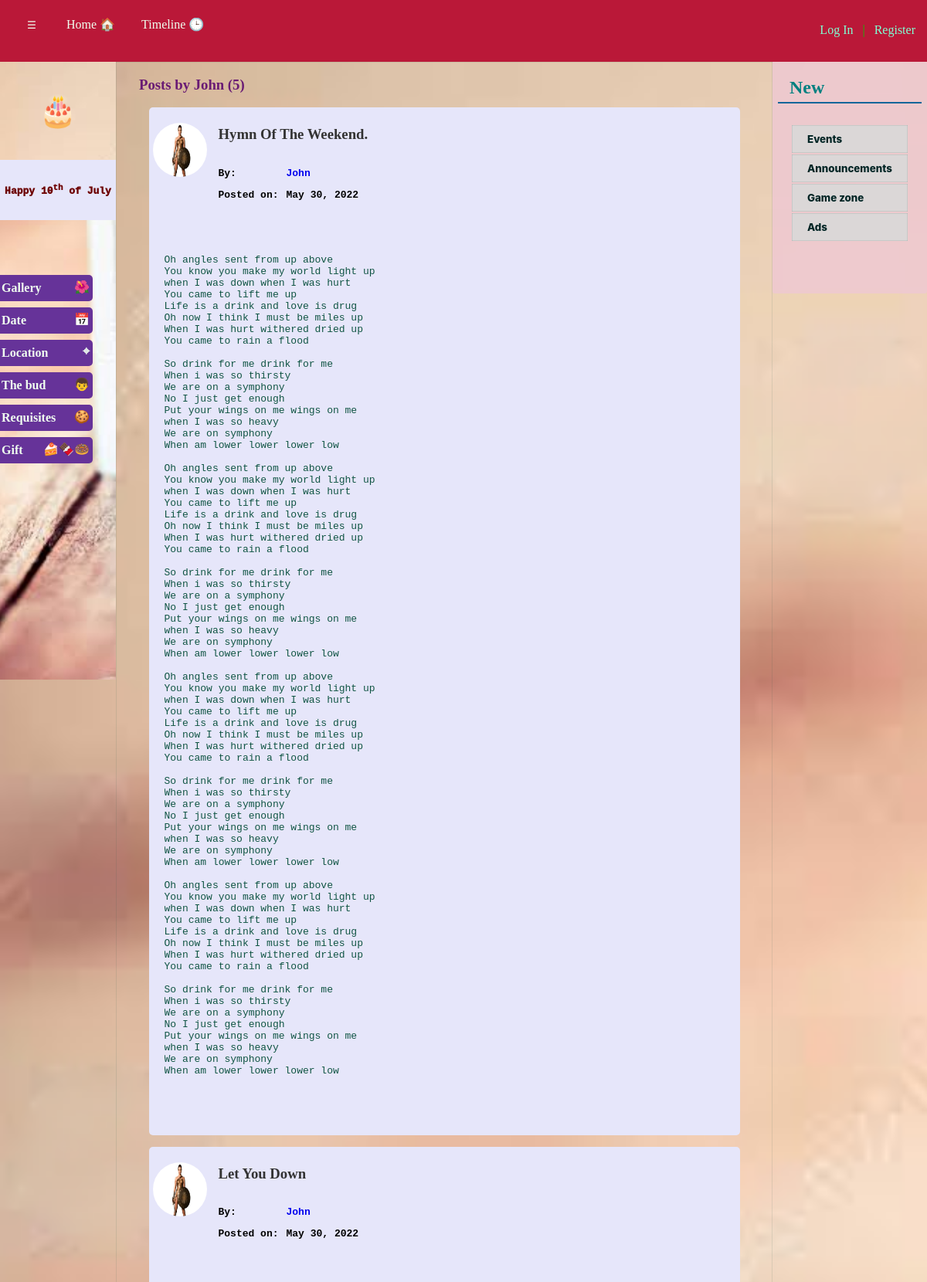
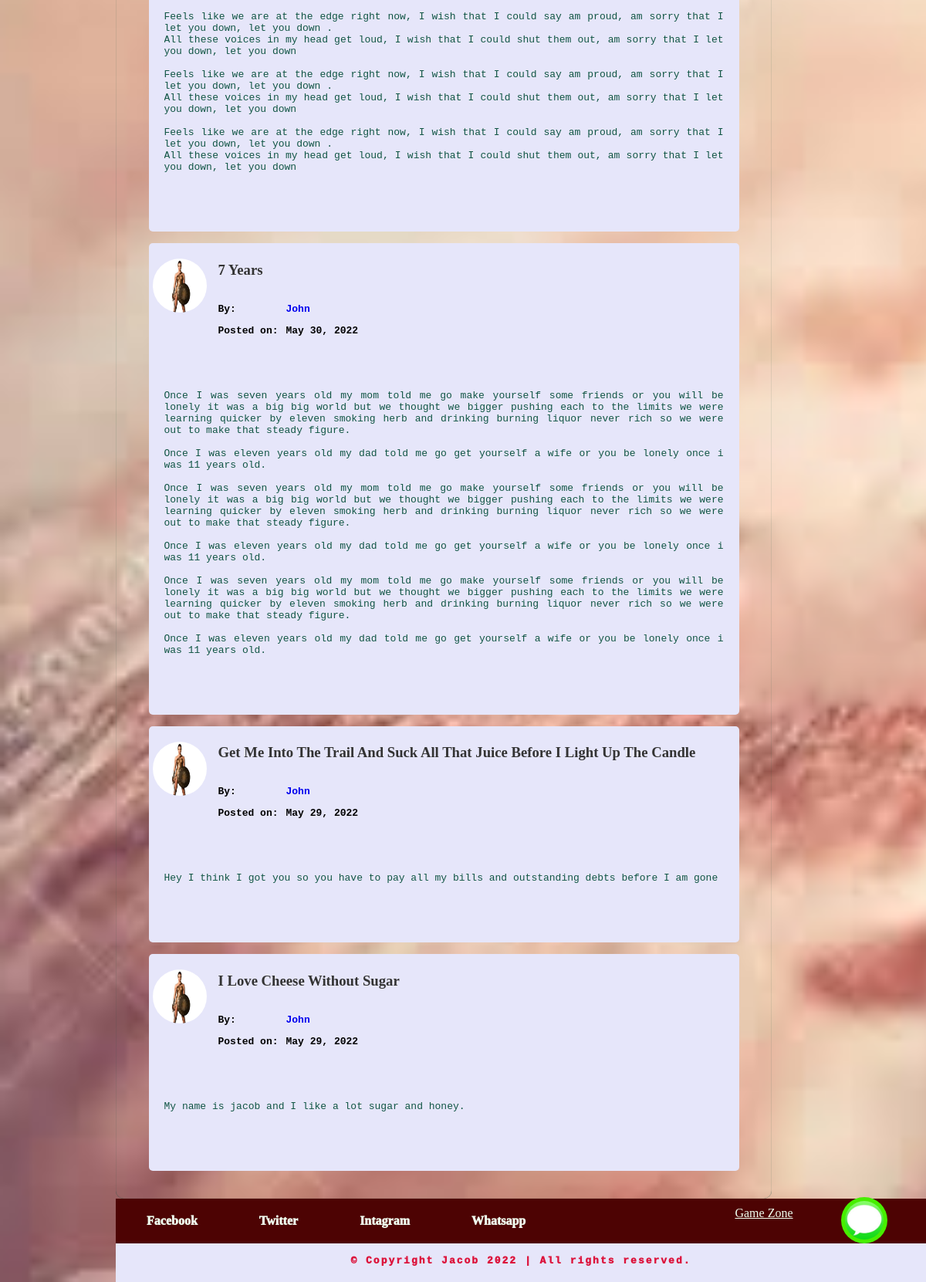
/user/John, run on the app's committed database (2 pictures, top to bottom).
### blog/models.py (models this page shows, shortened)
class Post(models.Model):
	title = models.CharField(max_length = 100)
	content = models.TextField()
	date_posted = models.DateTimeField(default=timezone.now)
	author = models.ForeignKey(User, on_delete=models.CASCADE)

### users/models.py (models this page shows, shortened)
class Profile(models.Model):
	user = models.OneToOneField(User, on_delete=models.CASCADE)
	image = models.ImageField(default='default.jpg', upload_to='profile_pics')

### blog/views.py (the view)
# urls.py: path('user/<str:username>', UserPostListView.as_view(), name='user-posts'),
class UserPostListView(ListView):
	model = Post
	template_name = 'blog/user_posts.html'
	context_object_name = 'posts'
	ordering = ['-date_posted']
	paginate_by = 5
	def get_queryset(self):
		user = get_object_or_404(User, username=self.kwargs.get('username'))
		return Post.objects.filter(author=user).order_by('-date_posted')

### blog/templates/blog/user_posts.html (shortened to what this page needs)
{% extends "blog/base.html" %}
{% block content %}
<h3 style="color: rgb(105, 27, 116); margin-left: 30px;">
    Posts by {{ view.kwargs.username }} ({{ page_obj.paginator.count }})
</h3>
	  {% for post in posts %}
      <div class="pos_cont">
		   <div class="cont">
		   		<div class="image">
		   			<img src="{{ post.author.profile.image.url }}" class="imaged">
		   		</div>
		   		<div>
		   			<h3 style="margin-left: 15px;">
						<a href="{% url 'post-detail' post.id %}" class="pos_title">
		   					{{ post.title }}
		   				</a>
					</h3>
		  			<div class="cont">
		  				<div class="pre_author author">
		  					<p>By:</p>
		  					<p>Posted on:</p>
		  				</div>
		  				<div class="author">
		  					<a href="{% url 'profile' %}"><p>{{ post.author }}</p></a>
		  					<p>{{ post.date_posted|date:"F d, Y" }}</p>
		  				</div>
		  			</div>
		   		</div>
		   </div>
		  	<div style="padding: 15px; width: 100%; text-align: justify; color: #154;">
		  		<pre style="text-overflow: clip; overflow: hidden; white-space: pre-wrap;">
		  			<p>{{ post.content}}</p>
		  		</pre>
		  	</div>
		</div>
	  {% endfor %}
	  <br>
	  <br>
{% endblock content %}

### blog/static/blog/main.css (style rules this page uses)
* { box-sizing: border-box; transition-duration: .4s; }
body { margin: 0; padding: 0; display: flex; flex-direction: column; min-height: 100vh; text-align: justify; background-color: rgb(199, 241, 199); }
a { text-decoration: none; }
.image { width: 70px; height: 70px; border-radius: 50%; overflow: hidden; margin-top: 15px; }
.image > img { height: 100%; }
img { width: 100%; height: auto; }
.cont { display: flex; flex-direction: row; }
h3 { color: brown; margin-left: 15px; }
.author { padding-left: 10px; font-family: monospace; font-weight: 600; }
.pos_cont { padding: 5px; border-radius: 5px; width: 90%; margin: 0 auto; margin-top: 15px; background-color: lavender; }
.pos_title { color: #333; text-transform: capitalize; }
.pre_author { padding-left: 15px; }

### blog/static/blog/main_sub10.css (style rules this page uses)
* { box-sizing: border-box; transition-duration: .4s; }

### data on the page
Post: author.profile.image (picture), title "Hymn Of The Weekend.", author "John", date_posted "May 30, 2022", content "Oh angles sent from up above You know you make my world light up when I was down when I was hurt You came to lift me up Life is a drink and love is drug Oh now I think I must be miles up When I was hurt withered dried up You came to rain a flood So drink for me drink for me When i was so thirsty We are on a symphony No I just get enough Put your wings on me wings on me when I was so heavy We are on symphony When am lower lower lower low Oh angles sent from up above You know you make my world light up when I was down when I was hurt You came to lift me up Life is a drink and love is drug Oh now I think I must be miles up When I was hurt withered dried up You came to rain a flood So drink for…"
Post: author.profile.image (picture), title "Let You Down", author "John", date_posted "May 30, 2022", content "Feels like we are at the edge right now, I wish that I could say am proud, am sorry that I let you down, let you down . All these voices in my head get loud, I wish that I could shut them out, am sorry that I let you down, let you down Feels like we are at the edge right now, I wish that I could say am proud, am sorry that I let you down, let you down . All these voices in my head get loud, I wish that I could shut them out, am sorry that I let you down, let you down Feels like we are at the edge right now, I wish that I could say am proud, am sorry that I let you down, let you down . All these voices in my head get loud, I wish that I could shut them out, am sorry that I let you down, let…"
Post: author.profile.image (picture), title "7 Years", author "John", date_posted "May 30, 2022", content "Once I was seven years old my mom told me go make yourself some friends or you will be lonely it was a big big world but we thought we bigger pushing each to the limits we were learning quicker by eleven smoking herb and drinking burning liquor never rich so we were out to make that steady figure. Once I was eleven years old my dad told me go get yourself a wife or you be lonely once i was 11 years old. Once I was seven years old my mom told me go make yourself some friends or you will be lonely it was a big big world but we thought we bigger pushing each to the limits we were learning quicker by eleven smoking herb and drinking burning liquor never rich so we were out to make that steady…"
Post: author.profile.image (picture), title "Get Me Into The Trail And Suck All That Juice Before I Light Up The Candle", author "John", date_posted "May 29, 2022", content "Hey I think I got you so you have to pay all my bills and outstanding debts before I am gone"
Post: author.profile.image (picture), title "I Love Cheese Without Sugar", author "John", date_posted "May 29, 2022", content "My name is jacob and I like a lot sugar and honey."

### other printed values
{{ view.kwargs.username }} "John"
{{ page_obj.paginator.count }} "5"
